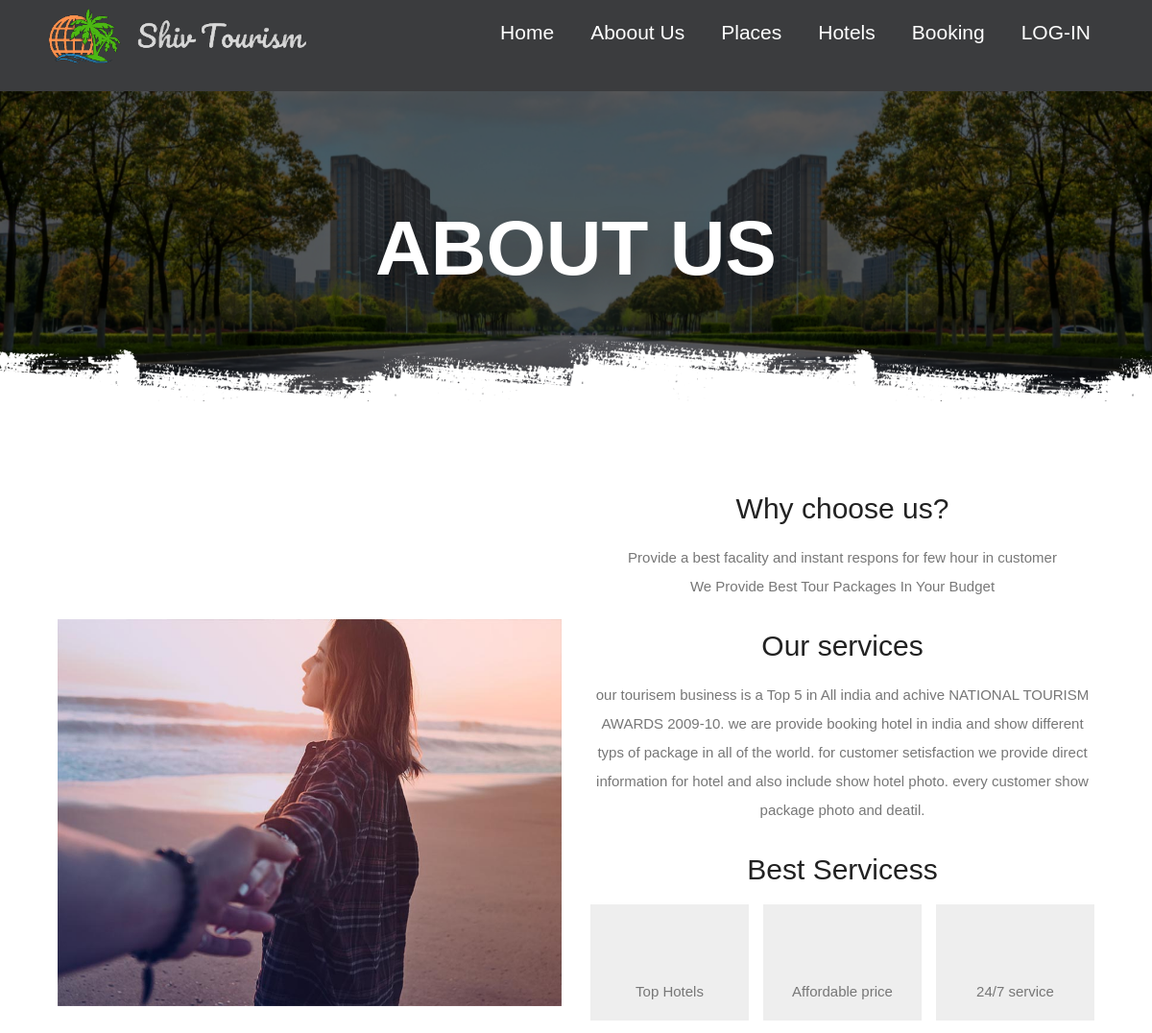
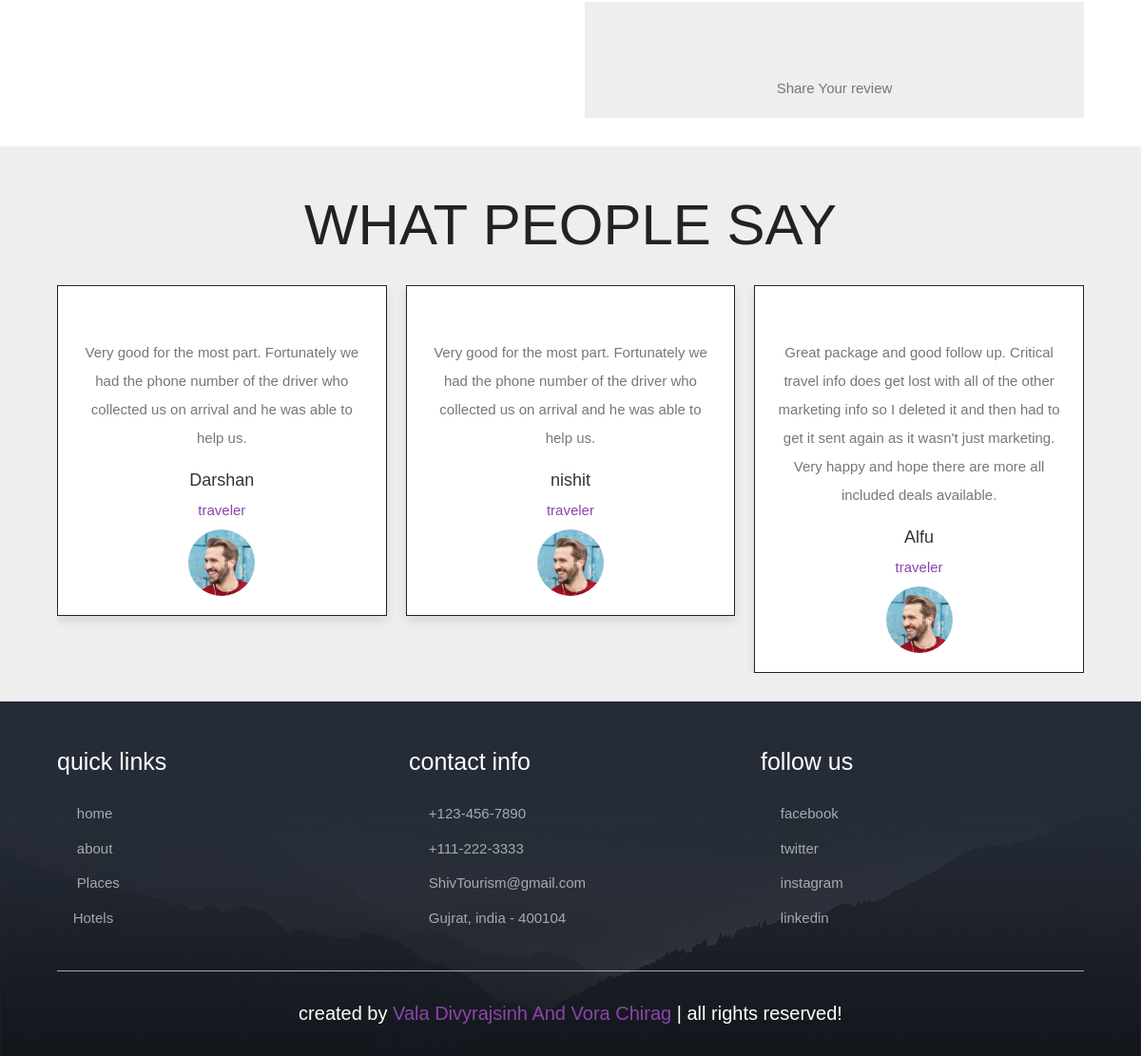
The page /User/about/index.php on the database its author committed (2 pictures, top to bottom).
### tables this page shows
CREATE TABLE `client_reiviws` (
  `Id` int(11) NOT NULL,
  `User_id` int(11) NOT NULL,
  `Reviews` varchar(1000) NOT NULL,
  `Stars` int(5) NOT NULL
);

CREATE TABLE `users` (
  `Id` int(11) NOT NULL,
  `Name` varchar(100) NOT NULL,
  `MobileNo` varchar(15) NOT NULL,
  `UserType` varchar(1) NOT NULL,
  `Email` varchar(100) NOT NULL,
  `Password` varchar(100) NOT NULL,
  `status` tinyint(1) DEFAULT NULL,
  `user_delete` int(11) NOT NULL DEFAULT 0
);

### User/about/index.php (called while the page is built)
<?php
include("../home/header.php");
include("./content.php");
include("../home/footer.php");
?>

### User/about/content.php (the view)
<div class="heading" style="background:url(../../images/header-bg-1.png) no-repeat">
   <h1 class="wow zoomIn animated animated" data-wow-delay=".5s" style="padding-top: 0px; visibility: visible; animation-delay: 0.5s; animation-name: zoomIn; font-weight: bolder;">About Us</h1>
</div>
<section class="about">
   <div class="image">
      <img src="../../images/about-img.jpg" alt="">
   </div>
   <div class="content">
      <h3>Why choose us?</h3>
      <p>Provide a best facality and instant respons for few hour in customer<br>
         We Provide Best Tour Packages In Your Budget </p>
      <h3>Our services</h3>
      <p>our tourisem business is a Top 5 in All india and achive NATIONAL TOURISM AWARDS 2009-10.
         we are provide booking hotel in india and show different typs of package in all of the world.
         for customer setisfaction we provide direct information for hotel and also include show hotel photo.
         every customer show package photo and deatil.
      </p>
      <h3>Best Servicess</h3>
      <div class="icons-container">
         <div class="icons">
            <i class="fas fa-hotel"></i>
            <span>Top Hotels</span>
         </div>
         <div class="icons">
            <i class="fas fa-hand-holding-usd"></i>
            <span>Affordable price</span>
         </div>
         <div class="icons">
            <i class="fas fa-headset"></i>
            <span>24/7 service</span>
         </div>
         <div class="icons"><a href="./client-review.php">
               <i class="fas fa-solid fa-comments"></i>
               <span>Share Your review</span></a>
         </div>
      </div>
   </div>
</section>
<section class="reviews">
   <h1 class="heading-title"> What People Say </h1>
   <div class="swiper reviews-slider">
      <div class="swiper-wrapper">
         <?php
         $pdo = new PDO("mysql:host=localhost;dbname=tourism", "root", "");
         $statementreview = $pdo->prepare("SELECT * from client_reiviws");
         $statementreview->execute();
         while($row = $statementreview->fetch()){
         ?>
         <div class="swiper-slide slide">
            <?php
            $star = $row['Stars'];
            ?>
            <div class="stars">
               <?php
               for($i=0;$i<$star;$i++)
               {
               ?>
               <i class="fas fa-star"></i>
            <?php
            }
            ?>
            </div>
            <p><?=$row['Reviews'];?></p>
            <?php
               $userid=$row['User_id'];
               $statementuser = $pdo->prepare("SELECT * from users WHERE Id=?");
               $statementuser->execute(array($userid));
               $userrow=$statementuser->fetch();
            ?>
            <h4><?=$userrow['Name'];?></h4>
            <span>traveler</span>
            <img src="../../images/pic-1.png" alt="">
         </div>
<?php
         }
?>
      </div>
   </div>
</section>

### css/style.css (style rules this page uses)
:root { --main-color: #8e44ad; --black: #222; --white: #fff; --light-black: #777; --light-white: #fff9; --dark-bg: rgba(0, 0, 0, .7); --light-bg: #eee; --border: .1rem solid var(--black); --box-shadow: 0 .5rem 1rem rgba(0, 0, 0, .1); --text-shadow: 0 1.5rem 3rem rgba(0, 0, 0, .3); }
* { font-family: 'Poppins', sans-serif; margin: 0; padding: 0; box-sizing: border-box; outline: none; border: none; text-decoration: none; }
html { font-size: 62.5%; overflow-x: hidden; }
section { padding: 5rem 10%; }
.heading { background-size: cover !important; background-position: center !important; min-height: 1vh; padding-top: 10rem; padding-bottom: 15rem; display: flex; align-items: center; justify-content: center; }
.heading h1 { font-size: 8rem; text-transform: uppercase; color: var(--white); text-shadow: var(--text-shadow); }
.heading-title { text-align: center; margin-bottom: 3rem; font-size: 6rem; text-transform: uppercase; color: var(--black); }
.about { display: flex; align-items: center; flex-wrap: wrap; gap: 3rem; }
.about .image { flex: 1 1 41rem; }
.about .image img { width: 100%; }
.about .content { flex: 1 1 41rem; text-align: center; }
.about .content h3 { font-size: 3rem; color: var(--black); }
.about .content p { font-size: 1.5rem; color: var(--light-black); line-height: 2; padding: 1rem 0; }
.about .content .icons-container { margin-top: 2rem; display: flex; flex-wrap: wrap; gap: 1.5rem; align-items: flex-end; }
.about .content .icons-container .icons { background: var(--light-bg); padding: 2rem; flex: 1 1 16rem; }
.about .content .icons-container .icons i { font-size: 4rem; margin-bottom: 2rem; color: var(--main-color); }
.about .content .icons-container .icons span { font-size: 1.5rem; color: var(--light-black); display: block; }
.reviews { background: var(--light-bg); }
.reviews .slide { padding: 2rem; border: var(--border); background: var(--white); text-align: center; box-shadow: var(--box-shadow); user-select: none; }
.reviews .slide .stars { padding-bottom: .5rem; }
.reviews .slide .stars i { font-size: 1.7rem; color: var(--main-color); }
.reviews .slide p { font-size: 1.5rem; color: var(--light-black); line-height: 2; padding: 1rem 0; }
.reviews .slide span { font-size: 1.5rem; color: var(--main-color); display: block; }
.reviews .slide img { height: 7rem; width: 7rem; border-radius: 50%; margin-top: 1rem; }
@media (max-width:1200px) { section { padding: 3rem 5%; } }
* { box-sizing: border-box; }

### css/login.css (style rules this page uses)
* { margin: 0; padding: 0; box-sizing: border-box; font-family: 'Poppins', sans-serif; }

### rows shown on the page
client_reiviws: Stars 5 (drawn), Reviews "Very good for the most part. Fortunately we had the phone number of the driver who collected us on arrival and he was able to help us.", User.Name "Darshan"
client_reiviws: Stars 4 (drawn), Reviews "Very good for the most part. Fortunately we had the phone number of the driver who collected us on arrival and he was able to help us.", User.Name "nishit"
client_reiviws: Stars 4 (drawn), Reviews "Great package and good follow up. Critical travel info does get lost with all of the other marketing info so I deleted it and then had to get it sent again as it wasn't just marketing. Very happy and hope there are more all included deals available.", User.Name "Alfu"
